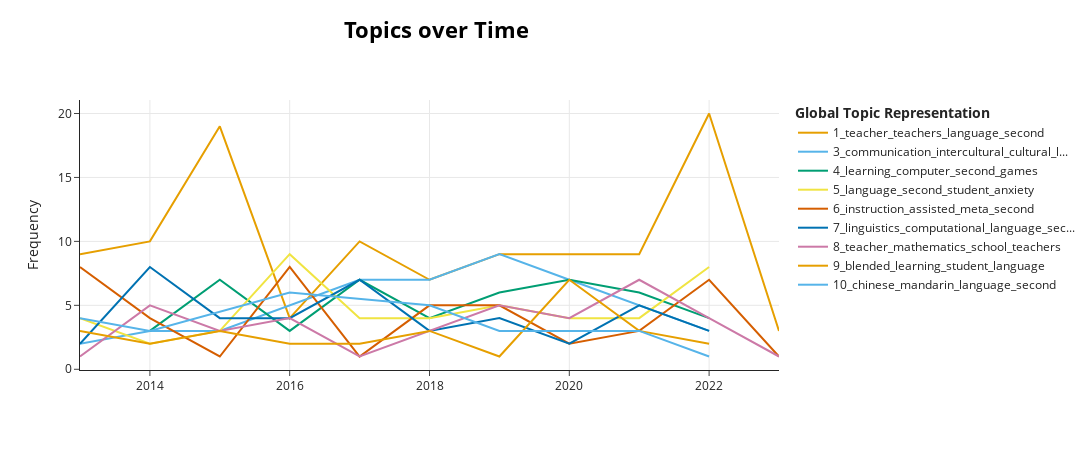

Notebook source saved alongside this figure:
### Code cell
model.visualize_topics_over_time(topics_over_time, topics=[1, 3, 4, 5, 6, 7, 8, 9, 10])
#can innclude topics changing topics_over_time TO topics_over_time, topics=[x, y, z, etc.]

### Figure 1 — Plotly figure (JSON) as saved in the notebook; plotly's stock layout.template omitted (floating-point values rounded to 4 significant figures)
{"data": [{"hoverinfo": "text", "hovertext": ["<b>Topic 1</b><br>Words: teachers, teacher, language, second, instruction", "<b>Topic 1</b><br>Words: teacher, teachers, language, attitudes, second", "<b>Topic 1</b><br>Words: teacher, teachers, language, literacy, second", "<b>Topic 1</b><br>Words: teacher, teachers, content, pedagogical, education", "<b>Topic 1</b><br>Words: teacher, teachers, language, pedagogical, education", "<b>Topic 1</b><br>Words: teachers, teacher, language, knowledge, second", "<b>Topic 1</b><br>Words: teacher, teachers, attitudes, language, second", "<b>Topic 1</b><br>Words: teachers, teacher, language, attitudes, second", "<b>Topic 1</b><br>Words: teachers, teacher, language, second, education", "<b>Topic 1</b><br>Words: teacher, teachers, language, attitudes, second", "<b>Topic 1</b><br>Words: teachers, teacher, factor, literacy, language"], "marker": {"color": "#E69F00"}, "mode": "lines", "name": "1_teacher_teachers_language_second", "type": "scatter", "x": [2013, 2014, 2015, 2016, 2017, 2018, 2019, 2020, 2021, 2022, 2023], "y": [9, 10, 19, 4, 10, 7, 9, 9, 9, 20, 3]}, {"hoverinfo": "text", "hovertext": ["<b>Topic 3</b><br>Words: intercultural, communication, video, researchers, multicultural", "<b>Topic 3</b><br>Words: intercultural, communication, analysis, research, intervals", "<b>Topic 3</b><br>Words: intercultural, communication, switching, code, networks", "<b>Topic 3</b><br>Words: intercultural, communication, cultural, language, awareness", "<b>Topic 3</b><br>Words: communication, intercultural, language, mediated, languages", "<b>Topic 3</b><br>Words: communication, intercultural, mediated, language, second", "<b>Topic 3</b><br>Words: communication, intercultural, cultural, awareness, mediated", "<b>Topic 3</b><br>Words: intercultural, communication, language, second, foreign", "<b>Topic 3</b><br>Words: communication, intercultural, cultural, language, native", "<b>Topic 3</b><br>Words: communication, intercultural, exchange, cultural, mediated"], "marker": {"color": "#56B4E9"}, "mode": "lines", "name": "3_communication_intercultural_cultural_l...", "type": "scatter", "x": [2013, 2014, 2015, 2016, 2017, 2018, 2019, 2020, 2021, 2022], "y": [2, 3, 3, 5, 7, 7, 9, 7, 5, 3]}, {"hoverinfo": "text", "hovertext": ["<b>Topic 4</b><br>Words: educational, games, technology, second, language", "<b>Topic 4</b><br>Words: learning, computer, second, language, educational", "<b>Topic 4</b><br>Words: computer, educational, learning, instruction, second", "<b>Topic 4</b><br>Words: games, learning, computer, educational, technology", "<b>Topic 4</b><br>Words: computer, instruction, second, administrator, language", "<b>Topic 4</b><br>Words: computer, learning, second, games, language", "<b>Topic 4</b><br>Words: learning, computer, games, second, language", "<b>Topic 4</b><br>Words: learning, computer, games, game, second", "<b>Topic 4</b><br>Words: computer, learning, second, instruction, assisted"], "marker": {"color": "#009E73"}, "mode": "lines", "name": "4_learning_computer_second_games", "type": "scatter", "x": [2014, 2015, 2016, 2017, 2018, 2019, 2020, 2021, 2022], "y": [3, 7, 3, 7, 4, 6, 7, 6, 4]}, {"hoverinfo": "text", "hovertext": ["<b>Topic 5</b><br>Words: individuals, language, measures, students, second", "<b>Topic 5</b><br>Words: improvement, self, speech, student, anxiety", "<b>Topic 5</b><br>Words: language, statistical, second, student, analysis", "<b>Topic 5</b><br>Words: language, second, analysis, student, english", "<b>Topic 5</b><br>Words: language, second, analysis, attitudes, statistical", "<b>Topic 5</b><br>Words: language, communication, anxiety, oral, second", "<b>Topic 5</b><br>Words: self, second, language, students, anxiety", "<b>Topic 5</b><br>Words: language, second, proficiency, student, oral", "<b>Topic 5</b><br>Words: student, anxiety, second, attitudes, language", "<b>Topic 5</b><br>Words: anxiety, language, learning, second, students"], "marker": {"color": "#F0E442"}, "mode": "lines", "name": "5_language_second_student_anxiety", "type": "scatter", "x": [2013, 2014, 2015, 2016, 2017, 2018, 2019, 2020, 2021, 2022], "y": [4, 2, 3, 9, 4, 4, 5, 4, 4, 8]}, {"hoverinfo": "text", "hovertext": ["<b>Topic 6</b><br>Words: instruction, second, assisted, learning, language", "<b>Topic 6</b><br>Words: meta, instruction, assisted, computer, second", "<b>Topic 6</b><br>Words: formation, sequential, applied, research, implementation", "<b>Topic 6</b><br>Words: instruction, assisted, second, language, computer", "<b>Topic 6</b><br>Words: learning, reviews, receptive, hypermedia, intelligent", "<b>Topic 6</b><br>Words: instruction, meta, computer, assisted, language", "<b>Topic 6</b><br>Words: instruction, learning, assisted, second, meta", "<b>Topic 6</b><br>Words: research, bias, monolingualism, instruction, assisted", "<b>Topic 6</b><br>Words: size, instruction, assisted, linguistics, meta", "<b>Topic 6</b><br>Words: meta, instruction, learning, second, language", "<b>Topic 6</b><br>Words: automation, reviews, literature, speech, second"], "marker": {"color": "#D55E00"}, "mode": "lines", "name": "6_instruction_assisted_meta_second", "type": "scatter", "x": [2013, 2014, 2015, 2016, 2017, 2018, 2019, 2020, 2021, 2022, 2023], "y": [8, 4, 1, 8, 1, 5, 5, 2, 3, 7, 1]}, {"hoverinfo": "text", "hovertext": ["<b>Topic 7</b><br>Words: linguistics, composition, computational, language, second", "<b>Topic 7</b><br>Words: linguistics, computational, language, second, phrase", "<b>Topic 7</b><br>Words: computational, linguistics, language, phrase, second", "<b>Topic 7</b><br>Words: linguistics, computational, language, analysis, second", "<b>Topic 7</b><br>Words: linguistics, computational, phrase, structure, language", "<b>Topic 7</b><br>Words: linguistics, computational, language, second, analysis", "<b>Topic 7</b><br>Words: linguistics, computational, phrase, language, structure", "<b>Topic 7</b><br>Words: computational, linguistics, personal, language, conflict", "<b>Topic 7</b><br>Words: linguistics, computational, language, second, phrase", "<b>Topic 7</b><br>Words: linguistics, computational, language, second, usage"], "marker": {"color": "#0072B2"}, "mode": "lines", "name": "7_linguistics_computational_language_sec...", "type": "scatter", "x": [2013, 2014, 2015, 2016, 2017, 2018, 2019, 2020, 2021, 2022], "y": [2, 8, 4, 4, 7, 3, 4, 2, 5, 3]}, {"hoverinfo": "text", "hovertext": ["<b>Topic 8</b><br>Words: teachers, mathematics, disciplines, intellectual, individualized", "<b>Topic 8</b><br>Words: education, teacher, teachers, school, technology", "<b>Topic 8</b><br>Words: teacher, behavior, school, teachers, technology", "<b>Topic 8</b><br>Words: teacher, mathematics, secondary, education, technology", "<b>Topic 8</b><br>Words: homework, teacher, education, technology, secondary", "<b>Topic 8</b><br>Words: teacher, mathematics, teachers, school, secondary", "<b>Topic 8</b><br>Words: mathematics, school, teachers, teacher, student", "<b>Topic 8</b><br>Words: mathematics, school, education, teacher, elementary", "<b>Topic 8</b><br>Words: teacher, teachers, school, mathematics, education", "<b>Topic 8</b><br>Words: school, middle, teacher, mathematics, teachers", "<b>Topic 8</b><br>Words: mathematics, elementary, school, problems, inservice"], "marker": {"color": "#CC79A7"}, "mode": "lines", "name": "8_teacher_mathematics_school_teachers", "type": "scatter", "x": [2013, 2014, 2015, 2016, 2017, 2018, 2019, 2020, 2021, 2022, 2023], "y": [1, 5, 3, 4, 1, 3, 5, 4, 7, 4, 1]}, {"hoverinfo": "text", "hovertext": ["<b>Topic 9</b><br>Words: blended, learning, technology, student, experience", "<b>Topic 9</b><br>Words: blended, libraries, learning, foreign, instructional", "<b>Topic 9</b><br>Words: research, blended, learning, student, educational", "<b>Topic 9</b><br>Words: blended, scholastic, grades, technology, student", "<b>Topic 9</b><br>Words: blended, learning, research, language, focus", "<b>Topic 9</b><br>Words: blended, learning, course, student, analysis", "<b>Topic 9</b><br>Words: blended, conventional, teacher, college, student", "<b>Topic 9</b><br>Words: blended, learning, language, second, instructional", "<b>Topic 9</b><br>Words: blended, learning, second, language, student", "<b>Topic 9</b><br>Words: blended, disabilities, learning, secondary, bibliometrics"], "marker": {"color": "#E69F00"}, "mode": "lines", "name": "9_blended_learning_student_language", "type": "scatter", "x": [2013, 2014, 2015, 2016, 2017, 2018, 2019, 2020, 2021, 2022], "y": [3, 2, 3, 2, 2, 3, 1, 7, 3, 2]}, {"hoverinfo": "text", "hovertext": ["<b>Topic 10</b><br>Words: chinese, mandarin, language, second, sociocultural", "<b>Topic 10</b><br>Words: chinese, mandarin, attitudes, introductory, language", "<b>Topic 10</b><br>Words: chinese, mandarin, language, foreign, attitudes", "<b>Topic 10</b><br>Words: chinese, mandarin, language, courses, online", "<b>Topic 10</b><br>Words: chinese, mandarin, language, second, asian", "<b>Topic 10</b><br>Words: chinese, student, language, asian, attitudes", "<b>Topic 10</b><br>Words: mandarin, chinese, holistic, movements, eye"], "marker": {"color": "#56B4E9"}, "mode": "lines", "name": "10_chinese_mandarin_language_second", "type": "scatter", "x": [2013, 2014, 2016, 2018, 2019, 2021, 2022], "y": [4, 3, 6, 5, 3, 3, 1]}], "layout": {"height": 450, "hoverlabel": {"bgcolor": "white", "font": {"family": "Rockwell", "size": 16}}, "legend": {"title": {"text": "<b>Global Topic Representation"}}, "title": {"font": {"color": "Black", "size": 22}, "text": "<b>Topics over Time</b>", "x": 0.4, "xanchor": "center", "y": 0.95, "yanchor": "top"}, "width": 1250, "xaxis": {"showgrid": true}, "yaxis": {"showgrid": true, "title": {"text": "Frequency"}}}}
